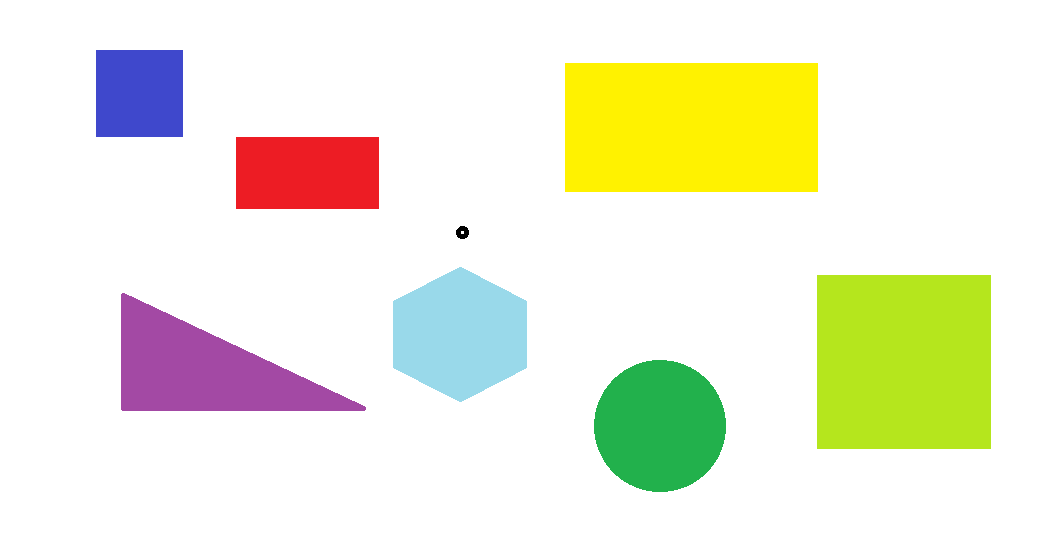
//> input picture Resources/shapes3.png, 1058 x 556 px
$ ./Shape_detection   (built with g++ and OpenCV 4)
//> lines starting //> are read from the running program, lines starting //| are printed output that depends on the picture; after the words box and inside, x2 and y2 are one past the last pixel; in counts of white or black regions, pixels touching at a corner belong together
#include <string>
#include<opencv2/imgcodecs.hpp>
#include<opencv2/imgproc.hpp>
#include<opencv2/highgui.hpp>
#include<vector>
#include <iostream>

using namespace std;
using namespace cv;

Mat imgHSV, imgBlur, imgCanny, imgDil, imgEro;

void getContours(Mat imgDil, Mat img) {

    vector<vector<Point>> contours;
    vector<Vec4i> hierarchy;

    findContours(imgDil, contours, hierarchy, RETR_EXTERNAL, CHAIN_APPROX_SIMPLE);
    vector<vector<Point>> conPoly(contours.size());
    vector<Rect> boundRect(contours.size());
    string objectType;

    for (int i = 0; i < contours.size(); i = i + 1) {
        int area = contourArea(contours[i]);
        cout << area << endl;
        if (area > 1000) {
            float peri = arcLength(contours[i], true);
            approxPolyDP(contours[i], conPoly[i], 0.02 * peri, true);
            drawContours(img, conPoly, i, Scalar(255, 0, 255), 4);
            cout << conPoly[i].size() << endl;
            boundRect[i]= boundingRect(conPoly[i]);
            rectangle(img, boundRect[i].tl(), boundRect[i].br(), Scalar(0, 255, 0), 2);
            int objCor = (int)conPoly[i].size();
            if (objCor == 3) {
                objectType = "Triangle";
            }
            else if (objCor == 4) {
                float aspRatio = (float)boundRect[i].width / (float)boundRect[i].height;
                if (aspRatio > 0.95 && aspRatio < 1.05) {
                    objectType = "Square";
                }
                else {
                    objectType = "Rectangle";
                }
            }
            else if (objCor > 4) {
                objectType = "Circle";
            }
            putText(img, objectType, { boundRect[i].x, boundRect[i].y - 5 }, FONT_HERSHEY_PLAIN, 1, Scalar(0, 69, 255), 1);
        }
    }
}

int main() {

    string path = "Resources/shapes3.png";
    Mat img = imread(path);
//> img is the input picture: 556 rows x 1058 cols, CV_8UC3; mean B, G, R 217.7, 239.2, 238.5
    imshow("Image", img);

    cvtColor(img, imgHSV, COLOR_BGR2HSV); //Color conversion
//> imgHSV: 556 rows x 1058 cols, CV_8UC3; mean H, S, V 15.8, 42.3, 248
    GaussianBlur(imgHSV, imgBlur, Size(5, 5), 0, 0); //Blurring
//> imgBlur: 556 rows x 1058 cols, CV_8UC3; mean H, S, V 15.8, 42.3, 248
    Canny(imgBlur, imgCanny, 100, 150); //Get the edges
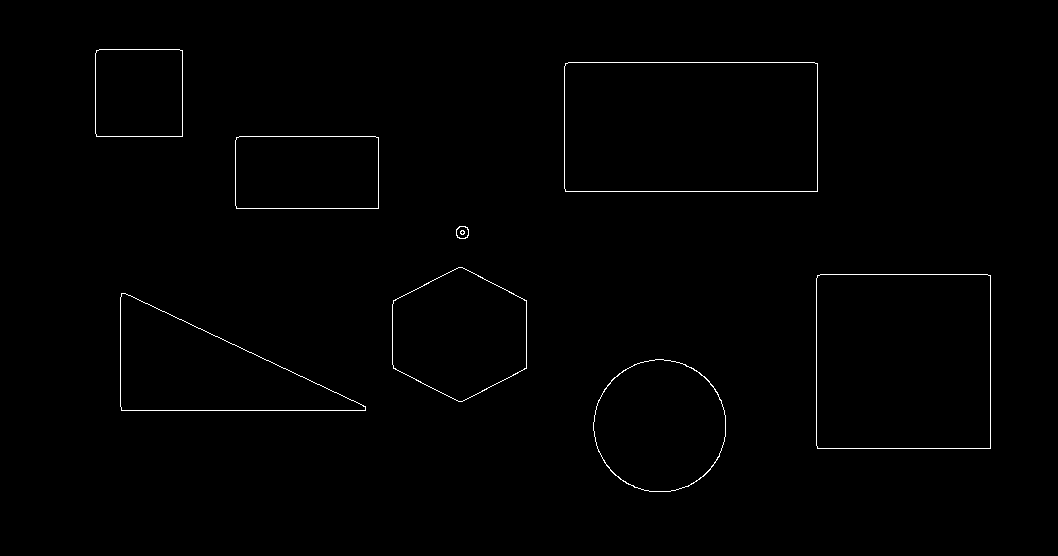
//> imgCanny: 556 rows x 1058 cols, CV_8UC1; 0.64% white in thin lines or dots, all inside (x1, y1, x2, y2) = (95, 49, 991, 492)
    Mat kernel = getStructuringElement(MORPH_RECT, Size(3, 3)); //Create kernel
    dilate(imgCanny, imgDil, kernel);
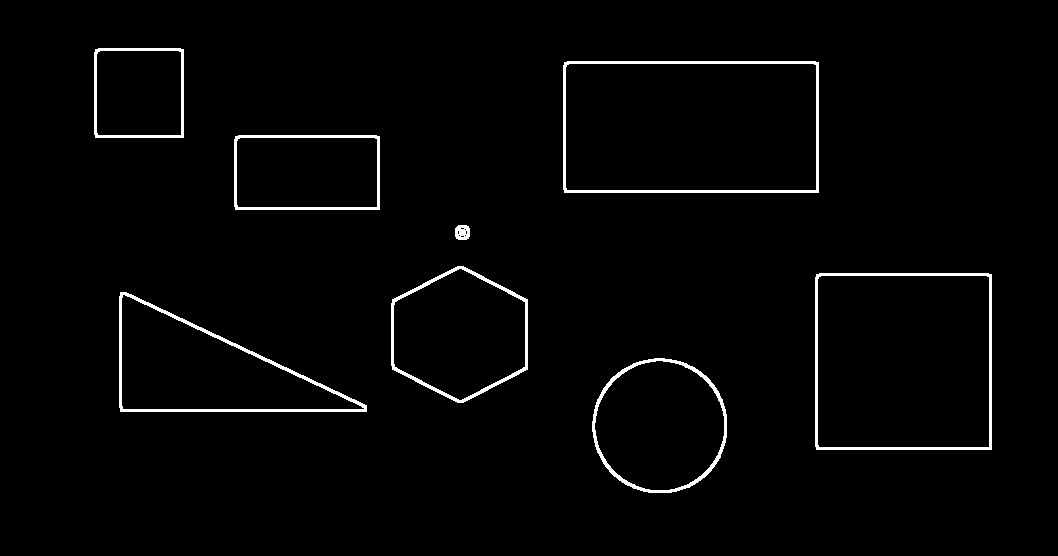
//> imgDil: 556 rows x 1058 cols, CV_8UC1; 2% white; 8 white regions

    getContours(imgDil, img);
//> in getContours, `findContours(imgDil, contours, hierarchy, RETR_EXTERNAL, CHAIN_APPROX_..`: contours = 8 contours; box (x1, y1, x2, y2) and area: (563, 61, 819, 193) 33394, (815, 273, 992, 450) 30965, (119, 292, 367, 412) 15794, (592, 358, 727, 493) 14240, (391, 266, 528, 403) 14121, (234, 135, 380, 210) 10719, (94, 48, 184, 138) 7910, (455, 225, 470, 240) 180
//> in getContours, `vector<vector<Point>> conPoly(contours.size());`: conPoly = 8 empty contours
//> the loop in getContours, `for (int i = 0; i < contours.size(); i = i + 1)` made 8 passes
//> (area, peri, objCor, aspRatio) on passes 3, 6, 7, 8: (30965, 701.7, 4, 1), (10719, 435.7, 4, 1.96), (33394, 769.7, 4, 1.95), (7910, 353.7, 4, 1)
//> (area, peri, objCor) on passes 1, 2, 4: (14240, 447, 8), (15794, 664.6, 3), (14121, 465.5, 6)
//| 14240
//| 8
//| 15794
//| 3
//> (the first 4 of 15 printed lines)
//> pass 1, in getContours, `putText(img, objectType, { boundRect[i].x, boundRect[i].y - 5 }, FONT_..`:
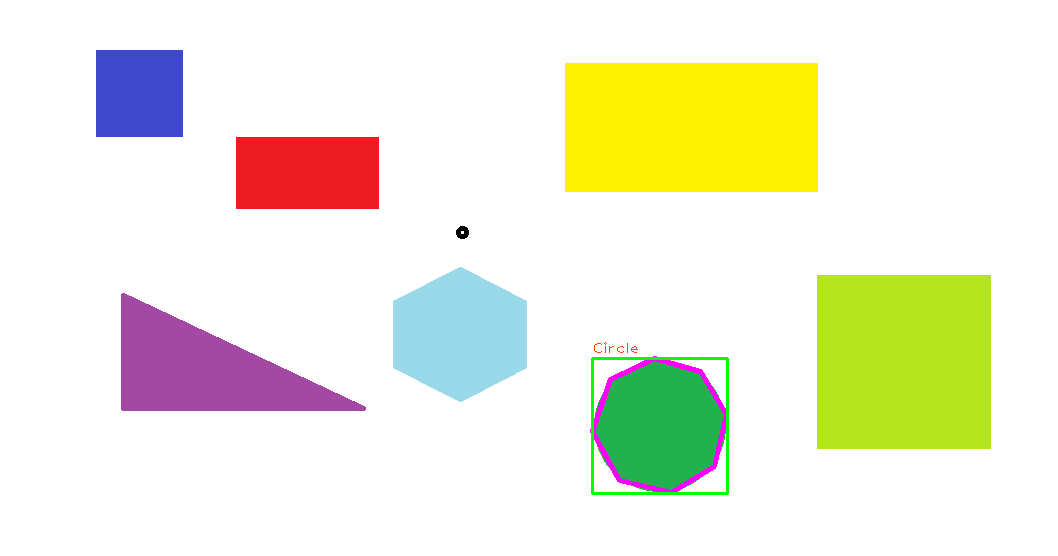
//> img: 556 rows x 1058 cols, CV_8UC3; 0.61% of pixels changed, all inside (x1, y1, x2, y2) = (590, 342, 729, 495)
//> pass 2, in getContours, `putText(img, objectType, { boundRect[i].x, boundRect[i].y - 5 }, FONT_..`:
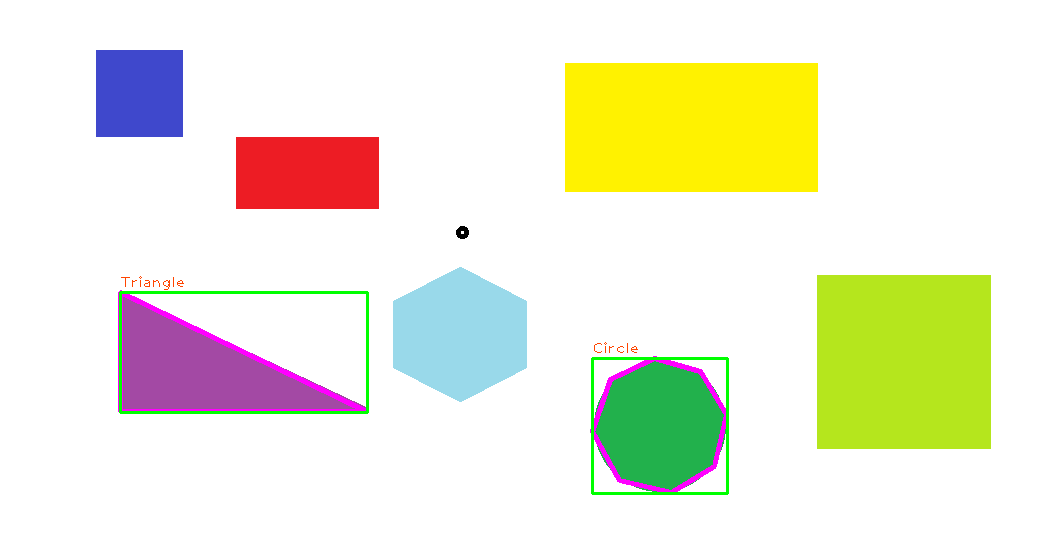
//> img: 556 rows x 1058 cols, CV_8UC3; 0.74% of pixels changed, all inside (x1, y1, x2, y2) = (118, 276, 369, 414)
//> pass 3, in getContours, `putText(img, objectType, { boundRect[i].x, boundRect[i].y - 5 }, FONT_..`:
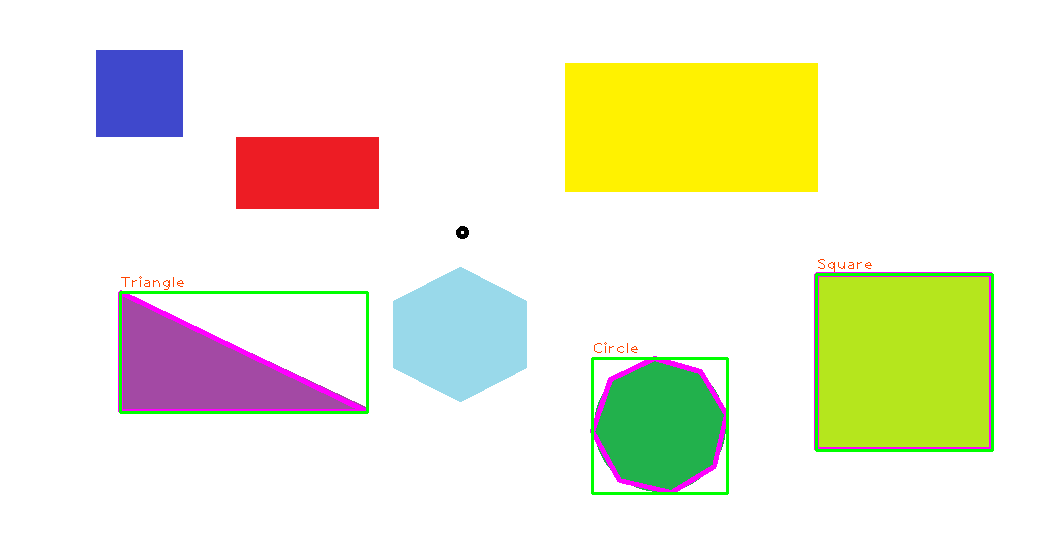
//> img: 556 rows x 1058 cols, CV_8UC3; 0.61% of pixels changed, all inside (x1, y1, x2, y2) = (814, 259, 994, 452)
//> after the loop in getContours, `for (int i = 0; i < contours.size(); i = i + 1)`:
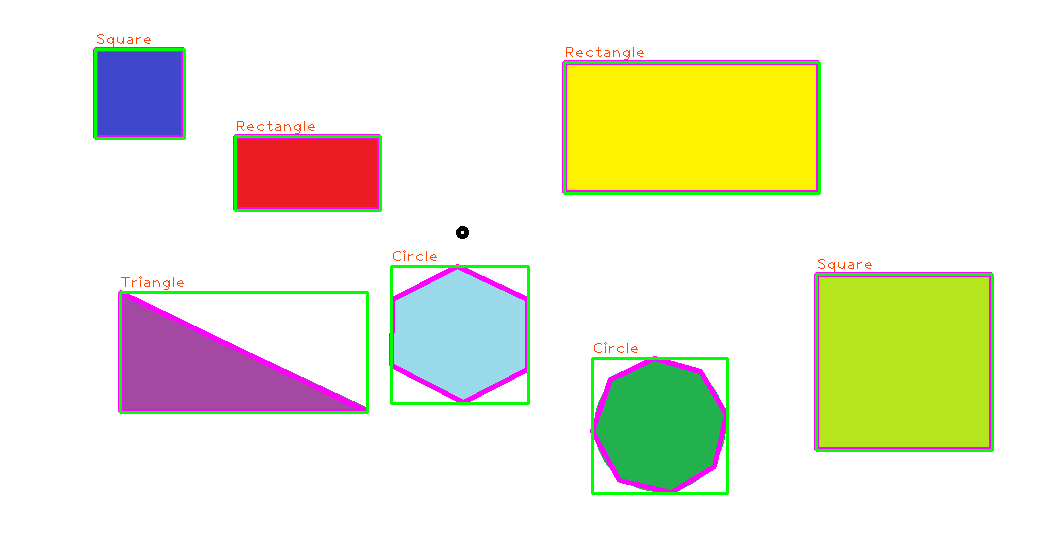
//> img: 556 rows x 1058 cols, CV_8UC3; 1.98% of pixels changed, all inside (x1, y1, x2, y2) = (93, 34, 821, 405)


    imshow("Image", img);// Show our image inside the created window.
    imshow("Image Dil", imgDil);
    /*imshow("Image Blur", imgBlur);
    imshow("Image Canny", imgCanny);
    imshow("Image Dilation", imgDil);*/

    waitKey(0);

    return 0;
}
